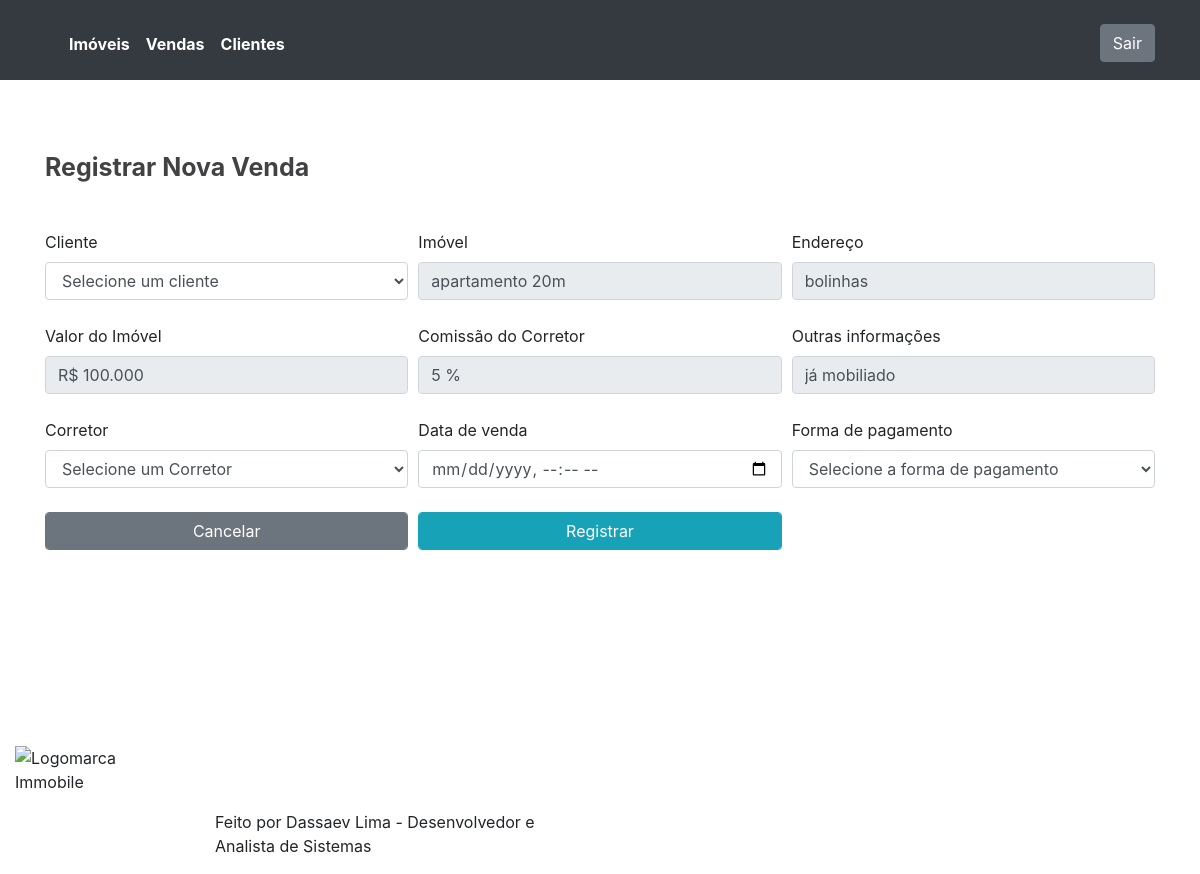
The app's page /vendas/nova/3/ (signed in) with its own data.
### core/models.py (models this page shows, shortened)
class Imovel(models.Model):
    tipo = models.CharField(max_length=255)
    valor = models.CharField(max_length=255)
    endereco = models.CharField(max_length=255)
    comissao = models.IntegerField(default=5)
    descricao = models.CharField(max_length=255)
    informacoes = models.TextField(blank=True,null=True)
    status = models.CharField(max_length=255,default='à venda')
    class Meta:
        db_table = 'imovel'

### core/views.py (the view)
# urls.py: path('vendas/nova/<int:id_imovel>/',views.nova_venda),
@login_required(login_url='/login/')
def nova_venda(request,id_imovel):
    clientes = Cliente.objects.all()
    corretores = Corretor.objects.all()
    imovel = Imovel.objects.get(id=id_imovel)
    pagamentos = Pagamento.objects.all()
    dados = {
        'clientes':clientes,
        'corretores':corretores,
        'imovel':imovel,
        'pagamentos':pagamentos
    }
    return render(request,'nova-venda.html',dados)

### templates/nova-venda.html (shortened to what this page needs)
{% extends "estrutura.html" %}
    {% block content %}
    <div class="container">
        <div class="row pt-5 ">
            <div class="col-12 pt-4">
                <h1 class="mb-5">Registrar Nova Venda</h1>
                <form action="/vendas/submit/" method="post" class="form-group">{% csrf_token %}
                    <div class="form-row">
                        <div class="col-4">
                        <label for="">Cliente</label>
                        <select class="form-select form-control" aria-label="Default select example" name="id_cliente">
                          <option selected>Selecione um cliente</option>
                        </select>
                    </div>
                    <div class="col-4">
                        <label for="">Imóvel</label>
                        <input type="text" value="{{imovel.descricao}}" class="form-control" disabled="disabled">
                    </div>
                    <div class="col-4">
                        <label for="">Endereço</label>
                        <input type="text" value="{{imovel.endereco}}" disabled="disabled" class="form-control">
                    </div>
                    </div>
                    <div class="form-row mt-4">
                        <div class="col-4">
                        <label for="">Valor do Imóvel</label>
                        <input type="text" value="R$ {{imovel.valor}}" disabled="disabled" class="form-control">
                    </div>
                     <div class="col-4">
                        <label for="">Comissão do Corretor</label>
                        <input type="text" value="{{imovel.comissao}} %" disabled="disabled" class="form-control">
                    </div>
                    <div class="col-4">
                        <label for="">Outras informações</label>
                        <input type="text" value="{{imovel.informacoes}}" disabled="disabled" class="form-control">
                    </div>
                    </div>
                    <div class="form-row mt-4">
                        <div class="col-4  mb-4">
                        <label for="">Corretor</label>
                        <select class="form-select form-control" aria-label="Default select example" name="id_corretor">
                          <option selected>Selecione um Corretor</option>
                        </select>
                    </div>
                    <div class="col-4  mb-4">
                        <label for="">Data de venda</label>
                        <input type="datetime-local" class="form-control" name="data">
                    </div><br>
                    <div class="col-4 ">
                        <label for="">Forma de pagamento</label>
                        <select class="form-select form-control" aria-label="Default select example" name="id_pagamento">
                          <option selected>Selecione a forma de pagamento</option>
                        </select>
                    </div>
                    </div>
                    <div class="form-row">
                         <div class="col-4">
                             <a href="/vendas/">
                        <input type="button" class="form-control btn btn-secondary" value="Cancelar">
                                 </a>
                    </div>
                    <div class="col-4">
                        <input type="submit" class="form-control btn btn-info" value="Registrar">
                    </div>
                    </div>
                </form>
            </div>
        </div>
    </div>
    {% endblock %}

### templates/estrutura.html (style rules this page uses)
h1 { font-size: 25px; font-weight: bold; color:#424244 }

### records on screen
Imovel: descricao "apartamento 20m", endereco "bolinhas", valor "R$ 100.000", comissao "5 %", informacoes "já mobiliado"
